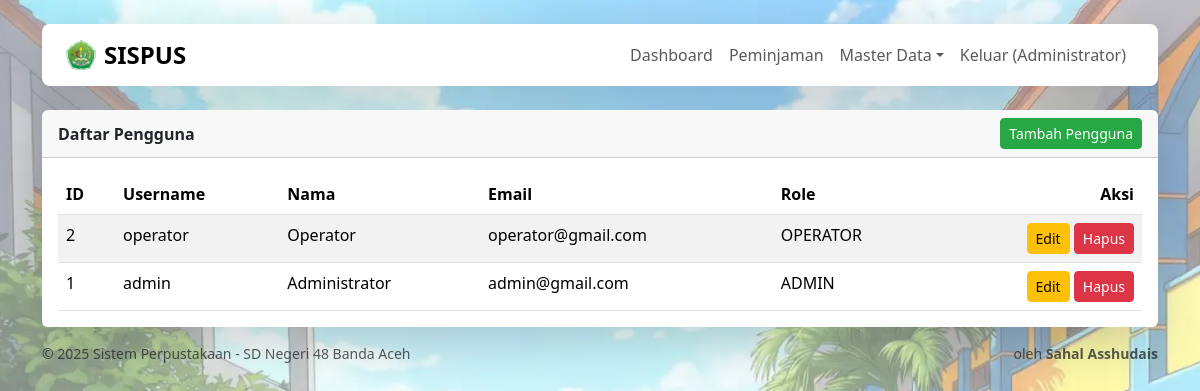
/index.php?url=users/index (signed in), run on the app's committed database.
### tables this page shows
CREATE TABLE IF NOT EXISTS users (
  id INT AUTO_INCREMENT PRIMARY KEY,
  username VARCHAR(100) NOT NULL UNIQUE,
  name VARCHAR(150) NOT NULL,
  email VARCHAR(150) NOT NULL UNIQUE,
  password_hash VARCHAR(255) NOT NULL,
  role ENUM('ADMIN','OPERATOR') NOT NULL DEFAULT 'OPERATOR',
  created_at TIMESTAMP DEFAULT CURRENT_TIMESTAMP,
  INDEX(email)
);

### core/View.php (called while the page is built, shortened)
<?php
class View
{
    public static function render(string $view, array $params = [], string $layout = 'layouts/main'): void
    {
        $viewFile = __DIR__ . '/../app/Views/' . $view . '.php';
        $layoutFile = __DIR__ . '/../app/Views/' . $layout . '.php';
        extract($params, EXTR_SKIP);
        require $viewFile;
        $content = ob_get_clean();
        require $layoutFile;
    }
}

### core/Controller.php (called while the page is built, shortened)
<?php
class Controller
{
    protected function view(string $view, array $params = [], string $layout = 'layouts/main'): void
    {
        View::render($view, $params, $layout);
    }
}

### app/Controllers/UsersController.php (called while the page is built, shortened)
<?php
class UsersController extends Controller
{
    public function index(): void
    {
        $this->view('users/index', ['users' => User::all()]);
    }
}

### public/index.php (called while the page is built, shortened)
<?php
$url = $_GET['url'] ?? '';
$url = trim($url, '/');
$segments = $url !== '' ? explode('/', $url) : ['home', 'index'];
$methodName = preg_replace('/[^a-zA-Z0-9_]/', '', strtolower($segments[1] ?? 'index'));
$params = array_slice($segments, 2);
$controller = new $controllerClass();
call_user_func_array([$controller, $methodName], $params);

### app/Models/User.php (called while the page is built, shortened)
<?php
class User
{
    public static function all(): array
    {
        $pdo = Database::getInstance()->pdo();
        $stmt = $pdo->query('SELECT id,username,name,email,role FROM users ORDER BY id DESC');
        return $stmt->fetchAll();
    }
}

### core/Session.php (called while the page is built, shortened)
<?php
class Session
{
    public static function get(string $key, $default = null)
    {
        return $_SESSION[$key] ?? $default;
    }
}

### core/Auth.php (called while the page is built, shortened)
<?php
class Auth
{
    public static function check(): bool
    {
        return (bool)Session::get('user_id');
    }
    public static function user(): ?array
    {
        return [
            'id' => Session::get('user_id'),
            'username' => Session::get('user_username'),
            'name' => Session::get('user_name'),
            'email' => Session::get('user_email'),
            'role' => Session::get('user_role')
        ];
    }
}

### app/Views/users/index.php (the view, shortened to what this page needs)
<div class="card shadow-lg border-0">
  <div class="card-header d-flex justify-content-between align-items-center">
    <p class="mb-0 fw-bold">Daftar Pengguna</p>
    <a class="btn btn-sm btn-primary" href="/index.php?url=users/create">Tambah Pengguna</a>
  </div>
  <div class="card-body">
    <div class="table-responsive">
    <table class="table table-striped table-hover mb-0">
      <thead>
        <tr>
          <th>ID</th>
          <th>Username</th>
          <th>Nama</th>
          <th>Email</th>
          <th>Role</th>
          <th class="text-end">Aksi</th>
        </tr>
      </thead>
      <tbody>
        <?php foreach ($users as $u): ?>
          <tr>
            <td><?= (int)$u['id'] ?></td>
            <td><?= htmlspecialchars($u['username'] ?? '') ?></td>
            <td><?= htmlspecialchars($u['name']) ?></td>
            <td><?= htmlspecialchars($u['email']) ?></td>
            <td><?= htmlspecialchars($u['role'] ?? '') ?></td>
            <td class="text-end">
              <a class="btn btn-sm btn-warning" href="/index.php?url=users/edit/<?= (int)$u['id'] ?>">Edit</a>
              <form method="post" action="/index.php?url=users/destroy/<?= (int)$u['id'] ?>" style="display:inline">
                <button class="btn btn-sm btn-danger" type="submit" onclick="return confirm('Hapus pengguna ini?')">Hapus</button>
              </form>
            </td>
        </tr>
      <?php endforeach; ?>
      </tbody>
    </table>
  </div>
  </div>
</div>

### app/Views/layouts/main.php (shortened to what this page needs)
<?php
$user = Auth::user();
$role = $user['role'] ?? 'OPERATOR';
?>
<!doctype html>
<html lang="id">
<head>
    <link href="https://cdn.jsdelivr.net/npm/bootstrap@5.3.3/dist/css/bootstrap.min.css" rel="stylesheet">
    <link rel="stylesheet" href="https://cdn.jsdelivr.net/npm/bootstrap-table@1.26.0/dist/bootstrap-table.min.css">
</head>
<body class="background-image">
<div class="container">
  <nav class="navbar navbar-ligth navbar-expand-lg px-4 mt-4 rounded-3 shadow-lg">
    <a class="navbar-brand d-flex align-items-center gap-2" href="/index.php?url=home/index">
      <img src="/assets/images/logo.png" alt="" height="30">
      <span class="fs-4 fw-semibold">SISPUS</span>
    </a>
    <div class="collapse navbar-collapse" id="nav">
      <ul class="navbar-nav ms-auto mb-2 mb-lg-0">
        <li class="nav-item"><a class="nav-link" href="/index.php?url=home/index">Dashboard</a></li>
        <li class="nav-item"><a class="nav-link" href="/index.php?url=peminjaman/index">Peminjaman</a></li>
        <?php if ($role === 'ADMIN'): ?>
        <li class="nav-item dropdown">
          <a class="nav-link dropdown-toggle" href="#" role="button" data-bs-toggle="dropdown">Master Data</a>
        </li>
        <?php endif; ?>
        <li class="nav-item">
          <a class="nav-link" href="/index.php?url=auth/logout" title="Logout">
            Keluar <span class="d-none d-md-inline">(<?= htmlspecialchars($user['name'] ?? 'Guest') ?>)</span>
          </a>
        </li>
      </ul>
    </div>
</nav>
</div>
<main class="container py-4">
    <?= $content ?>
    <div class="d-flex justify-content-between align-items-center flex-md-row flex-column">
      <small class="d-block text-muted mt-3">&copy; 2025 Sistem Perpustakaan - SD Negeri 48 Banda Aceh</small>
      <small class="d-block text-muted mt-3">oleh <strong>Sahal Asshudais</strong></small>
    </div>
</main>
</body>
</html>

### app/Views/layouts/main.php (style rules this page uses)
:root { --bs-success:#28a745; }
.navbar { background-color: #fff; }
.btn-primary { --bs-btn-color: #fff; --bs-btn-bg: var(--bs-success); --bs-btn-border-color: var(--bs-success); --bs-btn-hover-color: #fff; --bs-btn-hover-bg: #218838; --bs-btn-hover-border-color: #1e7e34; --bs-btn-focus-shadow-rgb: 60,153,110; --bs-btn-active-color: #fff; --bs-btn-active-bg: #1e7e34; --bs-btn-active-border-color: #1c7430; --bs-btn-disabled-bg: var(--bs-success); --bs-btn-disabled-border-color: var(--bs-success); }
.background-image { background-image: url('/assets/images/background.webp'); background-size: cover; background-position: center; background-repeat: no-repeat; height: 100vh; }

### data on the page
users: name "Administrator", id "1", username "admin", email "admin@gmail.com", role "ADMIN"
users: id "2", username "operator", name "Operator", email "operator@gmail.com", role "OPERATOR"
